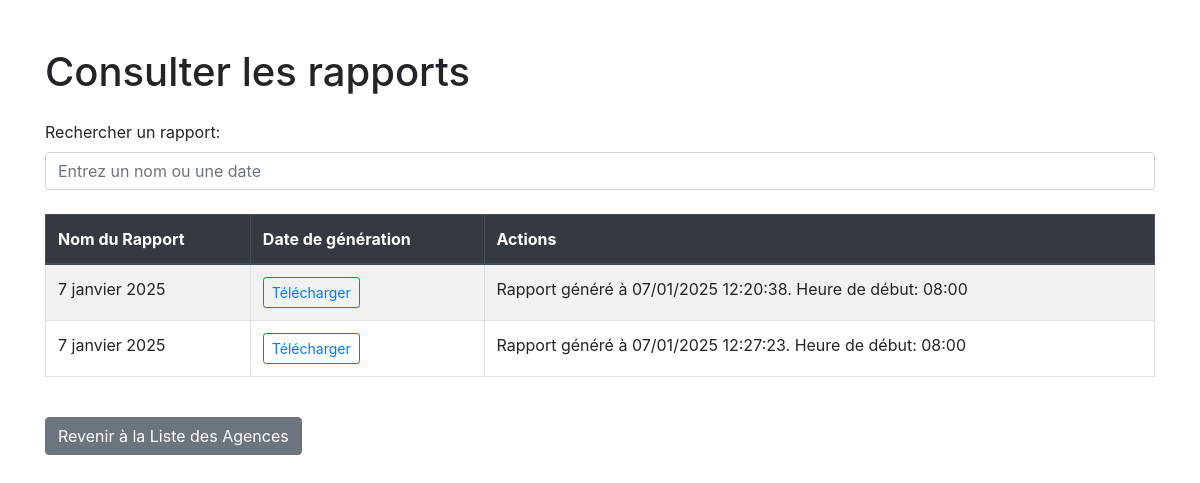
/agences/consulter_rapports, run on an earlier commit of the app's database.
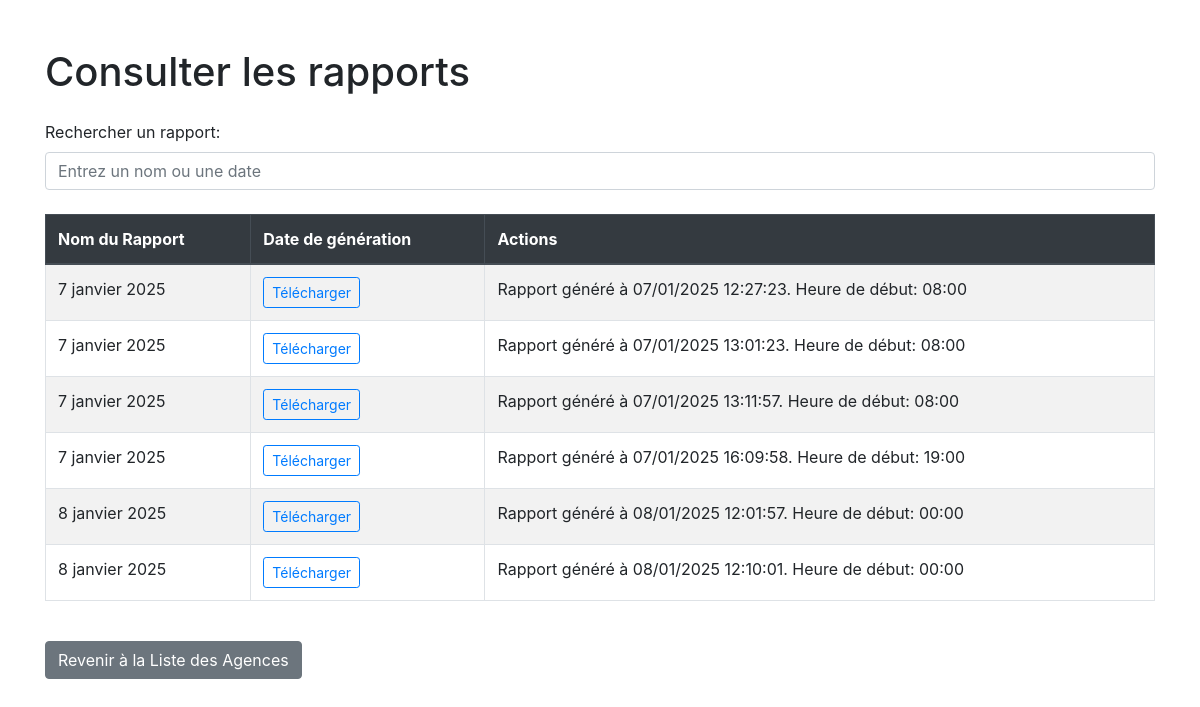
And on a later commit of the database.
### cloture/models.py (models this page shows, shortened)
class RapportAgence(models.Model):
    date = models.DateField()
    fichier_pdf = models.FileField(upload_to='rapports/', null=True, blank=True)
    observations = models.TextField(null=True, blank=True)

### cloture/views.py (the view)
# urls.py: path('agences/consulter_rapports', views.consulter_rapports, name='liste_rapports'),
def consulter_rapports(request):
    rapports = RapportAgence.objects.all()
    return render(request, 'cloture/consulter_rapports.html', {'rapports': rapports})

### cloture/templates/cloture/consulter_rapports.html (shortened to what this page needs)
<!DOCTYPE html>
<html lang="fr">
<head>
    <link href="https://stackpath.bootstrapcdn.com/bootstrap/4.5.2/css/bootstrap.min.css" rel="stylesheet" />
</head>
<body>
    <div class="container mt-5">
        <h1>Consulter les rapports</h1>
        <div class="form-group mt-4">
            <label for="searchInput">Rechercher un rapport:</label>
            <input type="text" class="form-control" id="searchInput" placeholder="Entrez un nom ou une date" />
        </div>
        {% if rapports %}
        <div class="table-responsive mt-4">
            <table class="table table-bordered table-striped" id="rapportTable">
                <thead class="thead-dark">
                    <tr>
                        <th>Nom du Rapport</th>
                        <th>Date de génération</th>
                        <th>Actions</th>
                    </tr>
                </thead>
                <tbody>
                    {% for rapport in rapports %}
                    <tr>
                        <td>{{ rapport.date }}</td>
                        <td>
                            {% if rapport.fichier_pdf %}
                                <a href="{{ rapport.fichier_pdf.url }}" class="btn btn-sm btn-outline-primary" target="_blank">Télécharger</a>
                            {% else %}
                                <span>Aucun fichier PDF disponible</span>
                            {% endif %}
                        </td>
                        <td>{{ rapport.observations }}</td>
                    </tr>
                    {% endfor %}
                </tbody>
            </table>
        </div>
        {% else %}
        <div class="alert alert-warning mt-4" role="alert">
            Aucun rapport disponible dans la base de données.
        </div>
        {% endif %}
        <a href="{% url 'liste_agences' %}" class="btn btn-secondary mt-4">Revenir à la Liste des Agences</a>
    </div>
</body>
</html>

What changed in the data, as far as the page shows it:
removed RapportAgence: date "7 janvier 2025", observations "Rapport généré à 07/01/2025 12:20:38. Heure de début: 08:00"
added RapportAgence: date "7 janvier 2025", observations "Rapport généré à 07/01/2025 13:01:23. Heure de début: 08:00"
added RapportAgence: date "7 janvier 2025", observations "Rapport généré à 07/01/2025 13:11:57. Heure de début: 08:00"
added RapportAgence: date "7 janvier 2025", observations "Rapport généré à 07/01/2025 16:09:58. Heure de début: 19:00"
added RapportAgence: date "8 janvier 2025", observations "Rapport généré à 08/01/2025 12:01:57. Heure de début: 00:00"
added RapportAgence: date "8 janvier 2025", observations "Rapport généré à 08/01/2025 12:10:01. Heure de début: 00:00"
